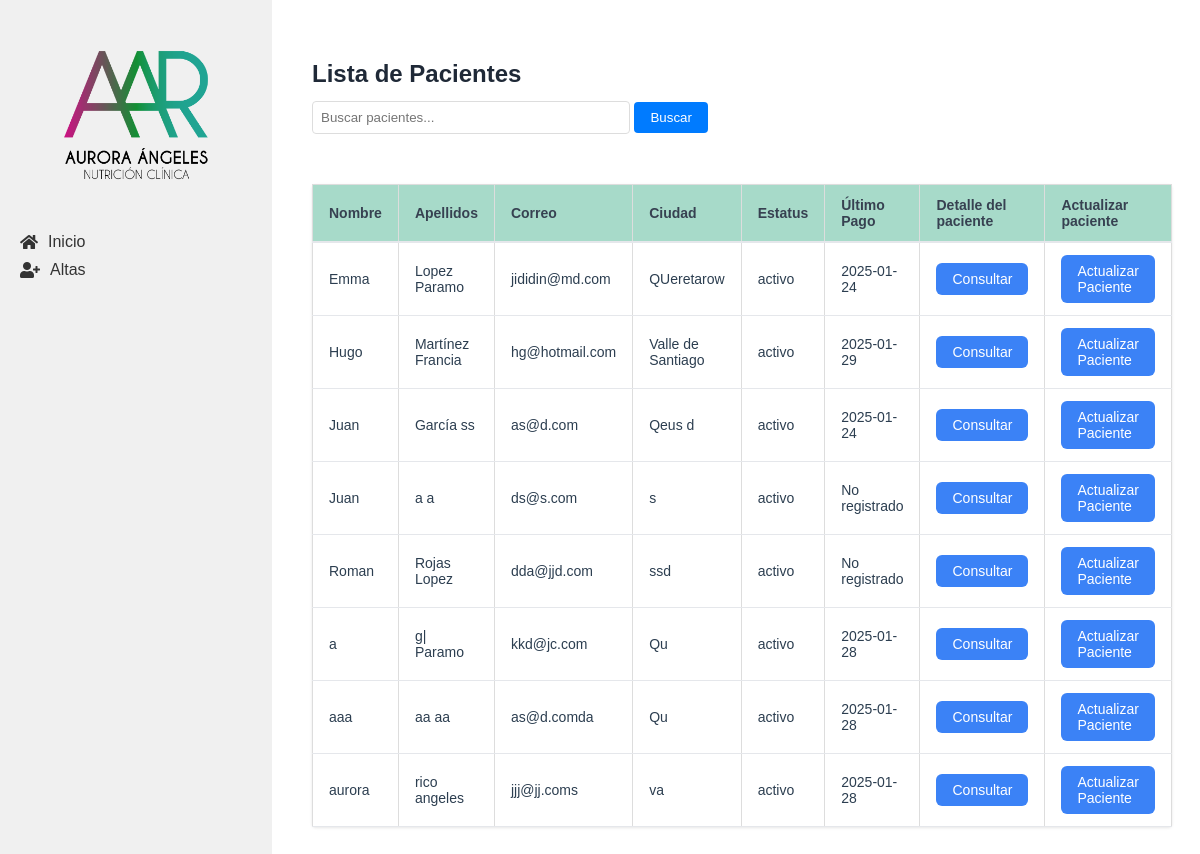
The app's page /pacientes, older data.
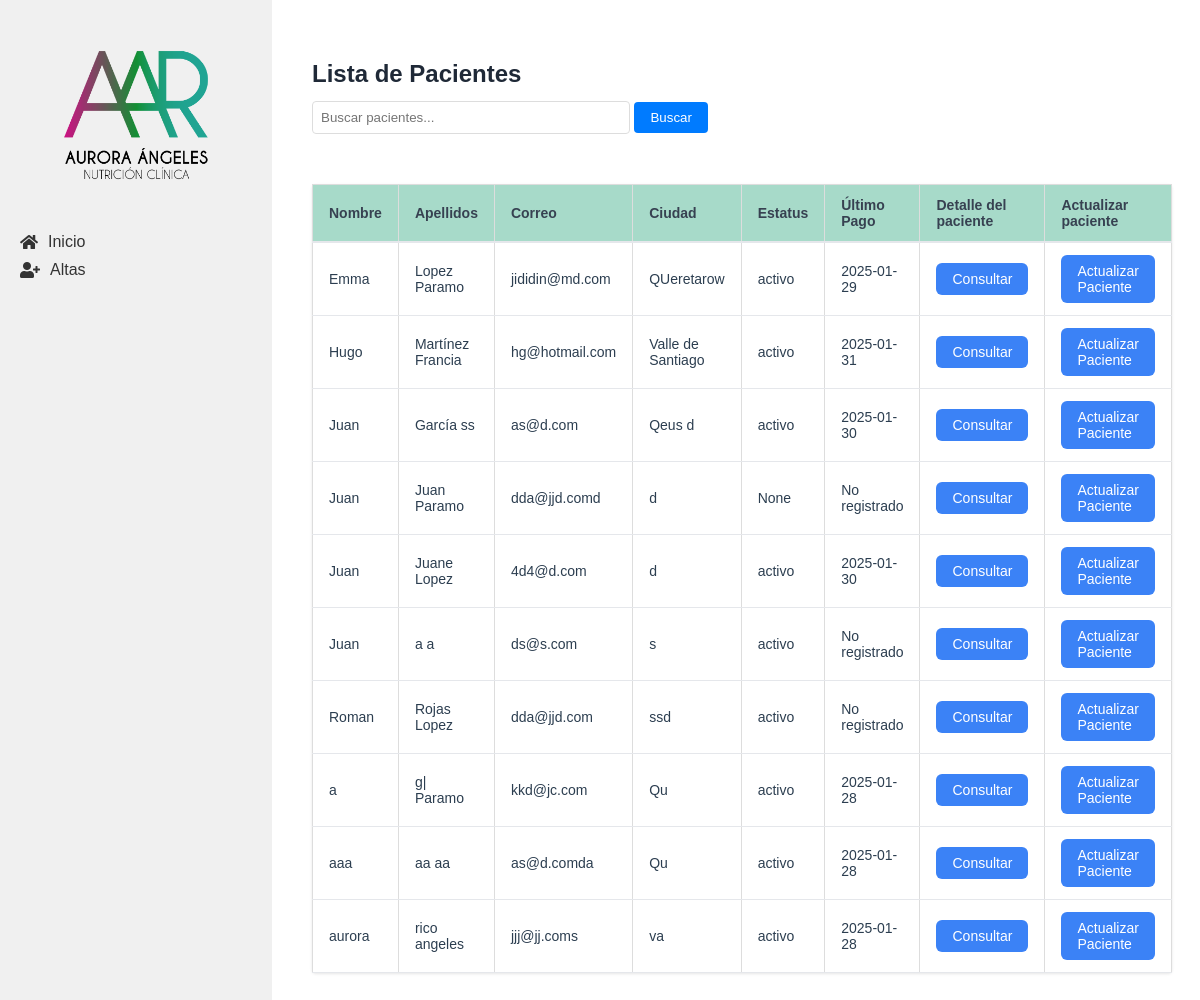
The same page, newer data.
### tables this page shows
CREATE TABLE "pacientes" (
    id INTEGER PRIMARY KEY AUTOINCREMENT,
    nombre TEXT NOT NULL,
    apellido_paterno TEXT NOT NULL,
    apellido_materno TEXT NOT NULL,
    fecha_nacimiento TEXT NOT NULL,
    telefono TEXT,
    correo TEXT UNIQUE NOT NULL,
    ciudad TEXT NOT NULL, `status` TEXT,
    fecha_registro TIMESTAMP DEFAULT CURRENT_TIMESTAMP
);

### app/controllers/pacientes.py (the view)
@pacientes.route('/pacientes')
def lista_pacientes():
    busqueda = request.args.get('busqueda', '')
    pacientes = Paciente.buscar(busqueda)
    return render_template('lista_pacientes.html', pacientes=pacientes, busqueda=busqueda)

### app/db.py (called while the page is built)
def get_db():
    if 'db' not in g:
        g.db = sqlite3.connect(
            'pacientes.db',
            detect_types=sqlite3.PARSE_DECLTYPES
        )
        g.db.row_factory = sqlite3.Row
    return g.db

def query_db(query, args=(), one=False):
    cur = get_db().execute(query, args)
    rv = cur.fetchall()
    cur.close()
    return (rv[0] if rv else None) if one else rv

### app/models/paciente.py (called while the page is built)
    @staticmethod
    def buscar(busqueda):
        return query_db('''
            SELECT p.*,
                    (SELECT fecha_pago FROM pagos WHERE paciente_id = p.id ORDER BY fecha_pago DESC LIMIT 1) as ultimo_pago
            FROM pacientes p
            WHERE p.nombre LIKE ? OR p.apellido_paterno LIKE ? OR p.apellido_materno LIKE ?
            ORDER BY p.nombre, p.apellido_paterno, p.apellido_materno
        ''', ['%' + busqueda + '%'] * 3)

### app/templates/lista_pacientes.html (shortened to what this page needs)
{% extends "base.html" %}
{% block content %}
<div class="table-container">
    <header class="valoracion-header">
        <h2>Lista de Pacientes</h2>
        <form action="{{ url_for('pacientes.lista_pacientes') }}" method="get" class="search-form">
            <input type="text" name="busqueda" placeholder="Buscar pacientes..." value="{{ busqueda }}">
            <button type="submit">Buscar</button>
        </form>
    </header>
    <table class="table">
        <thead>
            <tr>
                <th class="table__header">Nombre</th>
                <th class="table__header">Apellidos</th>
                <th class="table__header">Correo</th>
                <th class="table__header">Ciudad</th>
                <th class="table__header">Estatus</th>
                <th class="table__header">Último Pago</th>
                <th class="table__header">Detalle del paciente</th>
                <th class="table__header">Actualizar paciente</th>
            </tr>
        </thead>
        <tbody>
            {% for paciente in pacientes %}
            <tr>
                <td class="table__cell">{{ paciente['nombre'] }}</td>
                <td class="table__cell">{{ paciente['apellido_paterno'] }} {{ paciente['apellido_materno'] }}</td>
                <td class="table__cell">{{ paciente['correo'] }}</td>
                <td class="table__cell">{{ paciente['ciudad'] }}</td>
                <td class="table__cell">{{ paciente['status'] }}</td>
                <td class="table__cell">{{ paciente['ultimo_pago'] if paciente['ultimo_pago'] else 'No registrado' }}</td>
                <td class="table__cell">
                    <a href="{{ url_for('pacientes.detalle_paciente', id=paciente['id']) }}" class="action-button">Consultar</a>
                </td>
                <td class="table__cell">
                    <a href="{{ url_for('pacientes.editar_paciente', id=paciente['id']) }}" class="action-button">Actualizar Paciente</a>
                </td>
            </tr>
            {% endfor %}
        </tbody>
    </table>
</div>
{% endblock %}

Row changes from the older to the newer data that the page shows:
computed for pacientes "Emma": fecha_registro "2025-01-24" → "2025-01-29"
computed for pacientes "Hugo": fecha_registro "2025-01-29" → "2025-01-31"
computed for pacientes "García": fecha_registro "2025-01-24" → "2025-01-30"
added pacientes: nombre "Juan", apellido_paterno "Juan", apellido_materno "Paramo", correo "dda@jjd.comd", ciudad "d", status "None", paciente "No registrado"
added pacientes: nombre "Juan", apellido_paterno "Juane", apellido_materno "Lopez", correo "4d4@d.com", ciudad "d", status "activo", paciente "2025-01-30"
